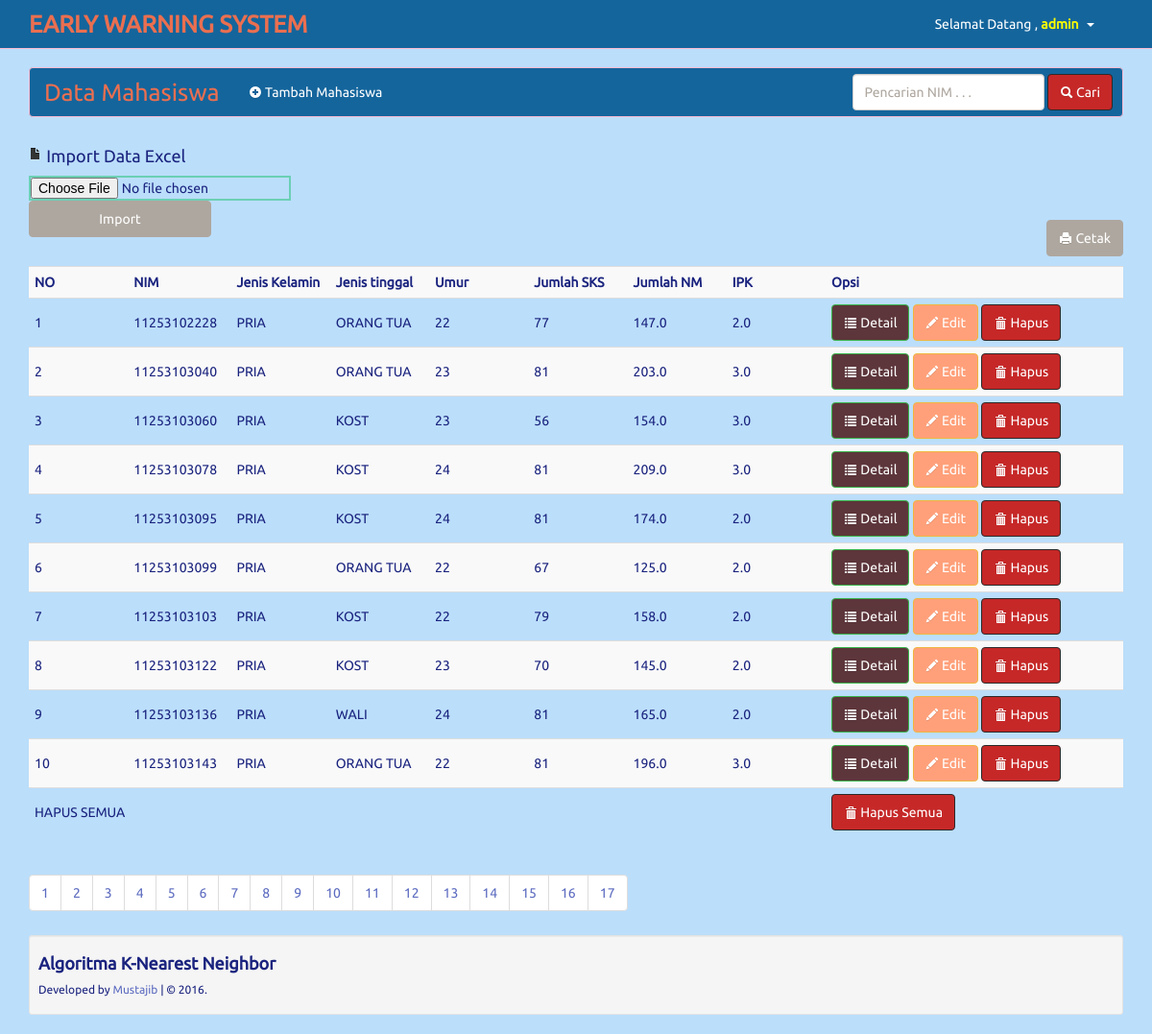
The app's page /admin/mahasiswa.php?page=4 (signed in) with its own data.
### tables this page shows
CREATE TABLE IF NOT EXISTS `mahasiswa` (
  `nim` varchar(15) NOT NULL,
  `Jenis_Kelamin` varchar(20) NOT NULL,
  `Jenis_Tinggal` varchar(40) NOT NULL,
  `Umur` int(3) NOT NULL,
  `Jumlah_NM` decimal(4,1) NOT NULL,
  `Jumlah_SKS` int(3) NOT NULL,
  `IPK` decimal(4,1) NOT NULL,
  `Nilai` varchar(20) NOT NULL,
  PRIMARY KEY (`nim`)
);

### admin/mahasiswa.php (the view, shortened to what this page needs)
<?php include 'header.php'; ?>
<div class="clearfix">
<div class="row">
  <div class="col-lg-12">
	<div class="navbar navbar-inverse">
		<div class="container">
			<div class="navbar-header">
				<a class="navbar-brand" href="http://localhost/KNN/admin/mahasiswa.php"> Data Mahasiswa</a>
			</div>
		<div class="navbar-collapse collapse navbar-inverse-collapse" style="margin-right: -20px">
			<ul class="nav navbar-nav">
				<li><a data-toggle="modal" data-target="#myModal"><i class="icon-plus-sign icon-white"> </i> Tambah Mahasiswa</a></li>
			</ul>
			<ul class="nav navbar-nav navbar-right">
				<form class="navbar-form navbar-left" method="get" action="cari_mahasiswa.php">
					<input type="text" class="form-control" name="cari" style="width: 200px" placeholder="Pencarian NIM . . ." required>
					<button type="submit" class="btn btn-danger"><i class="icon-search icon-white"> </i> Cari</button>
				</form>
			</ul>
		</div>
		</div>
	</div>
  </div>
</div>
<form method="post" action="import-mahasiswa.php" enctype="multipart/form-data">
<h4><span class="icon-file icon-black"></span>  Import Data Excel</h4> <input style='border:2px solid #6bd0b4;' type="file" name="userfile"/>
<input class="btn btn-default col-md-2 " type="submit" name="upload" value="Import">
</form>
<br/>
<?php
$per_hal=10;
$jumlah_record=mysql_query("SELECT COUNT(*) from mahasiswa");
$jum=mysql_result($jumlah_record, 0);
$halaman=ceil($jum / $per_hal);
$page = (isset($_GET['page'])) ? (int)$_GET['page'] : 1;
$start = ($page - 1) * $per_hal;
?>
	<a style="margin-bottom:10px" href="laporan.php" target="_blank" class="btn btn-default pull-right"><span class='icon-print icon-white'></span>  Cetak</a>
</div>
<table class="table table-striped table-hover">
	<tr>
		<th class="col-md-1">NO</th>
		<th class="col-md-1">NIM</th>
		<th class="col-md-1">Jenis Kelamin</th>
		<th class="col-md-1">Jenis tinggal</th>
		<th class="col-md-1">Umur</th>
		<th class="col-md-1">Jumlah SKS</th>
<th class="col-md-1">Jumlah NM</th>
	<th class="col-md-1">IPK</th>
		<th class="col-md-3">Opsi</th>
	</tr>
	<?php
	if(isset($_GET['cari'])){
		$cari=mysql_real_escape_string($_GET['cari']);
		$mahasiswa=mysql_query("select * from mahasiswa where nim like '$cari'");
	}else{
		$mahasiswa=mysql_query("select * from mahasiswa limit $start, $per_hal");
	}
	$no=1;
	while($b=mysql_fetch_array($mahasiswa)){
		?>
		<tr>
			<td><?php echo $no++ ?></td>
			<td><?php echo $b['nim'] ?></td>
			<td><?php echo $b['Jenis_Kelamin'] ?></td>
			<td><?php echo $b['Jenis_Tinggal'] ?></td>
			<td><?php echo $b['Umur'] ?></td>
			<td><?php echo $b['Jumlah_SKS'] ?></td>
			<td><?php echo substr($b['Jumlah_NM'],0,6) ?></td>
			<td><?php echo substr($b['IPK'],0,4) ?></td>
			<td>
				<a href="det_mahasiswa.php?nim=<?php echo $b['nim']; ?>" class="btn btn-success"><i class="icon-list icon-white"> </i> Detail</a>
				<a href="edit.php?nim=<?php echo $b['nim']; ?>" class="btn btn-warning"><i class="icon-pencil icon-white"></i> Edit</a>
				<a onclick="if(confirm('Apakah anda yakin ingin menghapus data dengan NIM <?php echo $b['nim'];?>  ??')){ location.href='hapus.php?nim=<?php echo $b['nim']; ?>' }" class="btn btn-danger"><span class='icon-trash icon-white'></span> Hapus</a>
			</td>
		</tr>
		<?php
	}
	?>
	<tr>
		<td colspan="2">HAPUS SEMUA</td>
		 <td>
		<td>
		<td>
		<td>
		<td>
		<td>
		<td>
		<a onclick="if(confirm('Apakah anda yakin ingin menghapus semua mahasiswa ??')){ location.href='del-all-mahasiswa.php' }" class="btn btn-danger"><span class='icon-trash icon-white'></span> Hapus Semua</a>
		</td>
	</tr>
</table>
<ul class="pagination">
			<?php
			for($x=1;$x<=$halaman;$x++){
				?>
				<li><a href="?page=<?php echo $x ?>"><?php echo $x ?></a></li>
				<?php
			}
			?>
		</ul>
<?php
include 'footer.php';
?>

### records on screen
mahasiswa: nim "11253102228", Jenis_Kelamin "PRIA", Jenis_Tinggal "ORANG TUA", Umur "22", Jumlah_SKS "77", Jumlah_NM "147.0", IPK "2.0"
mahasiswa: nim "11253103040", Jenis_Kelamin "PRIA", Jenis_Tinggal "ORANG TUA", Umur "23", Jumlah_SKS "81", Jumlah_NM "203.0", IPK "3.0"
mahasiswa: nim "11253103060", Jenis_Kelamin "PRIA", Jenis_Tinggal "KOST", Umur "23", Jumlah_SKS "56", Jumlah_NM "154.0", IPK "3.0"
mahasiswa: nim "11253103078", Jenis_Kelamin "PRIA", Jenis_Tinggal "KOST", Umur "24", Jumlah_SKS "81", Jumlah_NM "209.0", IPK "3.0"
mahasiswa: nim "11253103095", Jenis_Kelamin "PRIA", Jenis_Tinggal "KOST", Umur "24", Jumlah_SKS "81", Jumlah_NM "174.0", IPK "2.0"
mahasiswa: nim "11253103099", Jenis_Kelamin "PRIA", Jenis_Tinggal "ORANG TUA", Umur "22", Jumlah_SKS "67", Jumlah_NM "125.0", IPK "2.0"
mahasiswa: nim "11253103103", Jenis_Kelamin "PRIA", Jenis_Tinggal "KOST", Umur "22", Jumlah_SKS "79", Jumlah_NM "158.0", IPK "2.0"
mahasiswa: nim "11253103122", Jenis_Kelamin "PRIA", Jenis_Tinggal "KOST", Umur "23", Jumlah_SKS "70", Jumlah_NM "145.0", IPK "2.0"
mahasiswa: nim "11253103136", Jenis_Kelamin "PRIA", Jenis_Tinggal "WALI", Umur "24", Jumlah_SKS "81", Jumlah_NM "165.0", IPK "2.0"
mahasiswa: nim "11253103143", Jenis_Kelamin "PRIA", Jenis_Tinggal "ORANG TUA", Umur "22", Jumlah_SKS "81", Jumlah_NM "196.0", IPK "3.0"

### other values on screen
$_SESSION['uname'] "admin"
